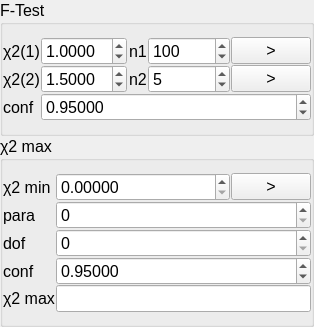
<?xml version="1.0" encoding="UTF-8"?>
<ui version="4.0">
 <class>Form</class>
 <widget class="QWidget" name="Form">
  <property name="geometry">
   <rect>
    <x>0</x>
    <y>0</y>
    <width>264</width>
    <height>292</height>
   </rect>
  </property>
  <property name="font">
   <font>
    <pointsize>12</pointsize>
    <kerning>true</kerning>
   </font>
  </property>
  <property name="windowTitle">
   <string>F-Calculator</string>
  </property>
  <property name="windowIcon">
   <iconset resource="../../ui/resource.qrc">
    <normaloff>:/icons/icons/1462894045_chart02_64.png</normaloff>:/icons/icons/1462894045_chart02_64.png</iconset>
  </property>
  <layout class="QVBoxLayout" name="verticalLayout">
   <property name="spacing">
    <number>0</number>
   </property>
   <property name="leftMargin">
    <number>0</number>
   </property>
   <property name="topMargin">
    <number>0</number>
   </property>
   <property name="rightMargin">
    <number>0</number>
   </property>
   <property name="bottomMargin">
    <number>0</number>
   </property>
   <item>
    <widget class="QGroupBox" name="groupBox_2">
     <property name="title">
      <string>F-Test</string>
     </property>
     <property name="flat">
      <bool>false</bool>
     </property>
     <layout class="QGridLayout" name="gridLayout">
      <property name="leftMargin">
       <number>0</number>
      </property>
      <property name="topMargin">
       <number>12</number>
      </property>
      <property name="rightMargin">
       <number>0</number>
      </property>
      <property name="bottomMargin">
       <number>12</number>
      </property>
      <property name="horizontalSpacing">
       <number>1</number>
      </property>
      <property name="verticalSpacing">
       <number>0</number>
      </property>
      <item row="4" column="0">
       <widget class="QLabel" name="label_12">
        <property name="sizePolicy">
         <sizepolicy hsizetype="Fixed" vsizetype="Preferred">
          <horstretch>0</horstretch>
          <verstretch>0</verstretch>
         </sizepolicy>
        </property>
        <property name="text">
         <string>conf</string>
        </property>
       </widget>
      </item>
      <item row="4" column="2" colspan="5">
       <widget class="QDoubleSpinBox" name="doubleSpinBox_2">
        <property name="decimals">
         <number>5</number>
        </property>
        <property name="singleStep">
         <double>0.001000000000000</double>
        </property>
        <property name="value">
         <double>0.950000000000000</double>
        </property>
       </widget>
      </item>
      <item row="0" column="0">
       <widget class="QLabel" name="label_4">
        <property name="sizePolicy">
         <sizepolicy hsizetype="Fixed" vsizetype="Preferred">
          <horstretch>0</horstretch>
          <verstretch>0</verstretch>
         </sizepolicy>
        </property>
        <property name="text">
         <string>χ2(1)</string>
        </property>
       </widget>
      </item>
      <item row="0" column="2">
       <widget class="QDoubleSpinBox" name="doubleSpinBox">
        <property name="sizePolicy">
         <sizepolicy hsizetype="Expanding" vsizetype="Fixed">
          <horstretch>0</horstretch>
          <verstretch>0</verstretch>
         </sizepolicy>
        </property>
        <property name="toolTip">
         <string>&lt;html&gt;&lt;head/&gt;&lt;body&gt;&lt;p&gt;The chi2 of your model.&lt;/p&gt;&lt;p&gt;By clicking on &amp;quot;get&amp;quot; it will take the&lt;/p&gt;&lt;p&gt;number all parameters from the current&lt;/p&gt;&lt;p&gt;fitting model.&lt;/p&gt;&lt;/body&gt;&lt;/html&gt;</string>
        </property>
        <property name="decimals">
         <number>4</number>
        </property>
        <property name="singleStep">
         <double>0.001000000000000</double>
        </property>
        <property name="value">
         <double>1.000000000000000</double>
        </property>
       </widget>
      </item>
      <item row="0" column="6">
       <widget class="QPushButton" name="toolButton">
        <property name="sizePolicy">
         <sizepolicy hsizetype="Fixed" vsizetype="Fixed">
          <horstretch>0</horstretch>
          <verstretch>0</verstretch>
         </sizepolicy>
        </property>
        <property name="text">
         <string>&gt;</string>
        </property>
       </widget>
      </item>
      <item row="1" column="0">
       <widget class="QLabel" name="label_9">
        <property name="sizePolicy">
         <sizepolicy hsizetype="Fixed" vsizetype="Preferred">
          <horstretch>0</horstretch>
          <verstretch>0</verstretch>
         </sizepolicy>
        </property>
        <property name="text">
         <string>χ2(2)</string>
        </property>
       </widget>
      </item>
      <item row="1" column="2">
       <widget class="QDoubleSpinBox" name="doubleSpinBox_3">
        <property name="sizePolicy">
         <sizepolicy hsizetype="MinimumExpanding" vsizetype="Fixed">
          <horstretch>0</horstretch>
          <verstretch>0</verstretch>
         </sizepolicy>
        </property>
        <property name="decimals">
         <number>4</number>
        </property>
        <property name="singleStep">
         <double>0.001000000000000</double>
        </property>
        <property name="value">
         <double>1.500000000000000</double>
        </property>
       </widget>
      </item>
      <item row="0" column="4">
       <widget class="QLabel" name="label">
        <property name="sizePolicy">
         <sizepolicy hsizetype="Fixed" vsizetype="Preferred">
          <horstretch>0</horstretch>
          <verstretch>0</verstretch>
         </sizepolicy>
        </property>
        <property name="text">
         <string>n1</string>
        </property>
       </widget>
      </item>
      <item row="0" column="5">
       <widget class="QSpinBox" name="spinBox">
        <property name="sizePolicy">
         <sizepolicy hsizetype="Expanding" vsizetype="Fixed">
          <horstretch>0</horstretch>
          <verstretch>0</verstretch>
         </sizepolicy>
        </property>
        <property name="toolTip">
         <string>&lt;html&gt;&lt;head/&gt;&lt;body&gt;&lt;p&gt;The number of measurement points.&lt;/p&gt;&lt;p&gt;Usually this the the number of measured&lt;/p&gt;&lt;p&gt;points in your curve.&lt;/p&gt;&lt;/body&gt;&lt;/html&gt;</string>
        </property>
        <property name="maximum">
         <number>1000000</number>
        </property>
        <property name="value">
         <number>100</number>
        </property>
       </widget>
      </item>
      <item row="1" column="4">
       <widget class="QLabel" name="label_2">
        <property name="sizePolicy">
         <sizepolicy hsizetype="Fixed" vsizetype="Preferred">
          <horstretch>0</horstretch>
          <verstretch>0</verstretch>
         </sizepolicy>
        </property>
        <property name="text">
         <string>n2</string>
        </property>
       </widget>
      </item>
      <item row="1" column="5">
       <widget class="QSpinBox" name="spinBox_2">
        <property name="toolTip">
         <string>&lt;html&gt;&lt;head/&gt;&lt;body&gt;&lt;p&gt;The number of free parameters in&lt;/p&gt;&lt;p&gt;your fitted model function.&lt;/p&gt;&lt;/body&gt;&lt;/html&gt;</string>
        </property>
        <property name="maximum">
         <number>1000000</number>
        </property>
        <property name="value">
         <number>5</number>
        </property>
       </widget>
      </item>
      <item row="1" column="6">
       <widget class="QPushButton" name="toolButton_2">
        <property name="sizePolicy">
         <sizepolicy hsizetype="Fixed" vsizetype="Fixed">
          <horstretch>0</horstretch>
          <verstretch>0</verstretch>
         </sizepolicy>
        </property>
        <property name="text">
         <string>&gt;</string>
        </property>
       </widget>
      </item>
     </layout>
    </widget>
   </item>
   <item>
    <widget class="QGroupBox" name="groupBox">
     <property name="font">
      <font>
       <pointsize>12</pointsize>
      </font>
     </property>
     <property name="title">
      <string>χ2 max</string>
     </property>
     <layout class="QGridLayout" name="gridLayout_2">
      <property name="leftMargin">
       <number>0</number>
      </property>
      <property name="topMargin">
       <number>12</number>
      </property>
      <property name="rightMargin">
       <number>0</number>
      </property>
      <property name="bottomMargin">
       <number>12</number>
      </property>
      <property name="horizontalSpacing">
       <number>1</number>
      </property>
      <property name="verticalSpacing">
       <number>0</number>
      </property>
      <item row="7" column="2" colspan="3">
       <widget class="QLineEdit" name="lineEdit"/>
      </item>
      <item row="2" column="4">
       <widget class="QPushButton" name="toolButton_3">
        <property name="sizePolicy">
         <sizepolicy hsizetype="Fixed" vsizetype="Fixed">
          <horstretch>0</horstretch>
          <verstretch>0</verstretch>
         </sizepolicy>
        </property>
        <property name="text">
         <string>&gt;</string>
        </property>
       </widget>
      </item>
      <item row="7" column="0">
       <widget class="QLabel" name="label_8">
        <property name="sizePolicy">
         <sizepolicy hsizetype="Fixed" vsizetype="Preferred">
          <horstretch>0</horstretch>
          <verstretch>0</verstretch>
         </sizepolicy>
        </property>
        <property name="text">
         <string>χ2 max</string>
        </property>
       </widget>
      </item>
      <item row="4" column="0">
       <widget class="QLabel" name="label_5">
        <property name="sizePolicy">
         <sizepolicy hsizetype="Fixed" vsizetype="Preferred">
          <horstretch>0</horstretch>
          <verstretch>0</verstretch>
         </sizepolicy>
        </property>
        <property name="text">
         <string>dof</string>
        </property>
       </widget>
      </item>
      <item row="2" column="0">
       <widget class="QLabel" name="label_3">
        <property name="sizePolicy">
         <sizepolicy hsizetype="Fixed" vsizetype="Preferred">
          <horstretch>0</horstretch>
          <verstretch>0</verstretch>
         </sizepolicy>
        </property>
        <property name="text">
         <string>χ2 min</string>
        </property>
       </widget>
      </item>
      <item row="6" column="0">
       <widget class="QLabel" name="label_7">
        <property name="sizePolicy">
         <sizepolicy hsizetype="Fixed" vsizetype="Preferred">
          <horstretch>0</horstretch>
          <verstretch>0</verstretch>
         </sizepolicy>
        </property>
        <property name="text">
         <string>conf</string>
        </property>
       </widget>
      </item>
      <item row="3" column="2" colspan="3">
       <widget class="QSpinBox" name="spinBox_4">
        <property name="maximum">
         <number>1000000</number>
        </property>
       </widget>
      </item>
      <item row="3" column="0">
       <widget class="QLabel" name="label_6">
        <property name="sizePolicy">
         <sizepolicy hsizetype="Fixed" vsizetype="Preferred">
          <horstretch>0</horstretch>
          <verstretch>0</verstretch>
         </sizepolicy>
        </property>
        <property name="text">
         <string>para</string>
        </property>
       </widget>
      </item>
      <item row="6" column="2" colspan="3">
       <widget class="QDoubleSpinBox" name="doubleSpinBox_4">
        <property name="decimals">
         <number>5</number>
        </property>
        <property name="maximum">
         <double>1.000000000000000</double>
        </property>
        <property name="singleStep">
         <double>0.010000000000000</double>
        </property>
        <property name="value">
         <double>0.950000000000000</double>
        </property>
       </widget>
      </item>
      <item row="4" column="2" colspan="3">
       <widget class="QSpinBox" name="spinBox_3">
        <property name="maximum">
         <number>1000000</number>
        </property>
       </widget>
      </item>
      <item row="2" column="2" colspan="2">
       <widget class="QDoubleSpinBox" name="doubleSpinBox_5">
        <property name="decimals">
         <number>5</number>
        </property>
        <property name="maximum">
         <double>10000.000000000000000</double>
        </property>
        <property name="singleStep">
         <double>0.010000000000000</double>
        </property>
       </widget>
      </item>
     </layout>
    </widget>
   </item>
  </layout>
  <action name="actionN1Changed">
   <property name="text">
    <string>n1Changed</string>
   </property>
  </action>
  <action name="actionN2Changed">
   <property name="text">
    <string>N2Changed</string>
   </property>
  </action>
  <action name="actionChi2_1_F_Changed">
   <property name="text">
    <string>Chi2Changed</string>
   </property>
  </action>
  <action name="actionConf_F_Changed">
   <property name="text">
    <string>ConfChanged</string>
   </property>
  </action>
  <action name="actionChi2_2_F_Changed">
   <property name="text">
    <string>Chi2MaxChanged</string>
   </property>
  </action>
  <action name="actionChi2MinChanged">
   <property name="text">
    <string>Chi2MinChanged</string>
   </property>
  </action>
  <action name="actionNParameterChanged">
   <property name="text">
    <string>nParameterChanged</string>
   </property>
  </action>
  <action name="actionDofChanged">
   <property name="text">
    <string>dofChanged</string>
   </property>
  </action>
  <action name="actionOnConf_2_Changed">
   <property name="text">
    <string>onConf_2_Changed</string>
   </property>
  </action>
 </widget>
 <resources>
  <include location="../../ui/resource.qrc"/>
 </resources>
 <connections>
  <connection>
   <sender>spinBox</sender>
   <signal>valueChanged(QString)</signal>
   <receiver>actionN1Changed</receiver>
   <slot>trigger()</slot>
   <hints>
    <hint type="sourcelabel">
     <x>68</x>
     <y>24</y>
    </hint>
    <hint type="destinationlabel">
     <x>-1</x>
     <y>-1</y>
    </hint>
   </hints>
  </connection>
  <connection>
   <sender>spinBox_2</sender>
   <signal>valueChanged(QString)</signal>
   <receiver>actionN2Changed</receiver>
   <slot>trigger()</slot>
   <hints>
    <hint type="sourcelabel">
     <x>142</x>
     <y>24</y>
    </hint>
    <hint type="destinationlabel">
     <x>-1</x>
     <y>-1</y>
    </hint>
   </hints>
  </connection>
  <connection>
   <sender>doubleSpinBox</sender>
   <signal>valueChanged(QString)</signal>
   <receiver>actionChi2_1_F_Changed</receiver>
   <slot>trigger()</slot>
   <hints>
    <hint type="sourcelabel">
     <x>105</x>
     <y>44</y>
    </hint>
    <hint type="destinationlabel">
     <x>-1</x>
     <y>-1</y>
    </hint>
   </hints>
  </connection>
  <connection>
   <sender>doubleSpinBox_2</sender>
   <signal>valueChanged(QString)</signal>
   <receiver>actionConf_F_Changed</receiver>
   <slot>trigger()</slot>
   <hints>
    <hint type="sourcelabel">
     <x>105</x>
     <y>64</y>
    </hint>
    <hint type="destinationlabel">
     <x>-1</x>
     <y>-1</y>
    </hint>
   </hints>
  </connection>
  <connection>
   <sender>doubleSpinBox_3</sender>
   <signal>valueChanged(QString)</signal>
   <receiver>actionChi2_2_F_Changed</receiver>
   <slot>trigger()</slot>
   <hints>
    <hint type="sourcelabel">
     <x>105</x>
     <y>84</y>
    </hint>
    <hint type="destinationlabel">
     <x>-1</x>
     <y>-1</y>
    </hint>
   </hints>
  </connection>
  <connection>
   <sender>doubleSpinBox_5</sender>
   <signal>valueChanged(QString)</signal>
   <receiver>actionChi2MinChanged</receiver>
   <slot>trigger()</slot>
   <hints>
    <hint type="sourcelabel">
     <x>101</x>
     <y>102</y>
    </hint>
    <hint type="destinationlabel">
     <x>-1</x>
     <y>-1</y>
    </hint>
   </hints>
  </connection>
  <connection>
   <sender>spinBox_4</sender>
   <signal>valueChanged(QString)</signal>
   <receiver>actionNParameterChanged</receiver>
   <slot>trigger()</slot>
   <hints>
    <hint type="sourcelabel">
     <x>113</x>
     <y>123</y>
    </hint>
    <hint type="destinationlabel">
     <x>-1</x>
     <y>-1</y>
    </hint>
   </hints>
  </connection>
  <connection>
   <sender>spinBox_3</sender>
   <signal>valueChanged(QString)</signal>
   <receiver>actionDofChanged</receiver>
   <slot>trigger()</slot>
   <hints>
    <hint type="sourcelabel">
     <x>113</x>
     <y>143</y>
    </hint>
    <hint type="destinationlabel">
     <x>-1</x>
     <y>-1</y>
    </hint>
   </hints>
  </connection>
  <connection>
   <sender>doubleSpinBox_4</sender>
   <signal>valueChanged(QString)</signal>
   <receiver>actionOnConf_2_Changed</receiver>
   <slot>trigger()</slot>
   <hints>
    <hint type="sourcelabel">
     <x>113</x>
     <y>163</y>
    </hint>
    <hint type="destinationlabel">
     <x>-1</x>
     <y>-1</y>
    </hint>
   </hints>
  </connection>
 </connections>
</ui>
